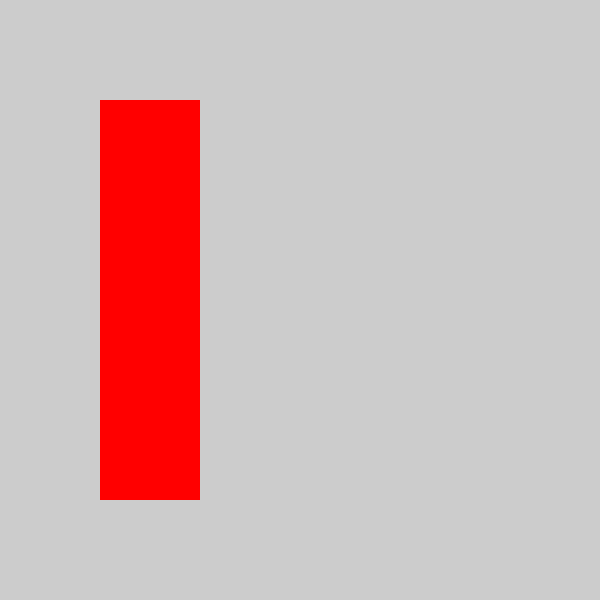

Write the Python code that produced this figure.
import cairo

# Set up surface
surface = cairo. ImageSurface (cairo. FORMAT_RGB24, 600, 600)
ctx = cairo.Context(surface)
ctx.set_source_rgb(0.8, 0.8, 0.8)
ctx.paint()


ctx.rectangle(100,100,100,400)
ctx.set_source_rgb(1,0,0)
ctx.fill()


surface.write_to_png("line.png")
